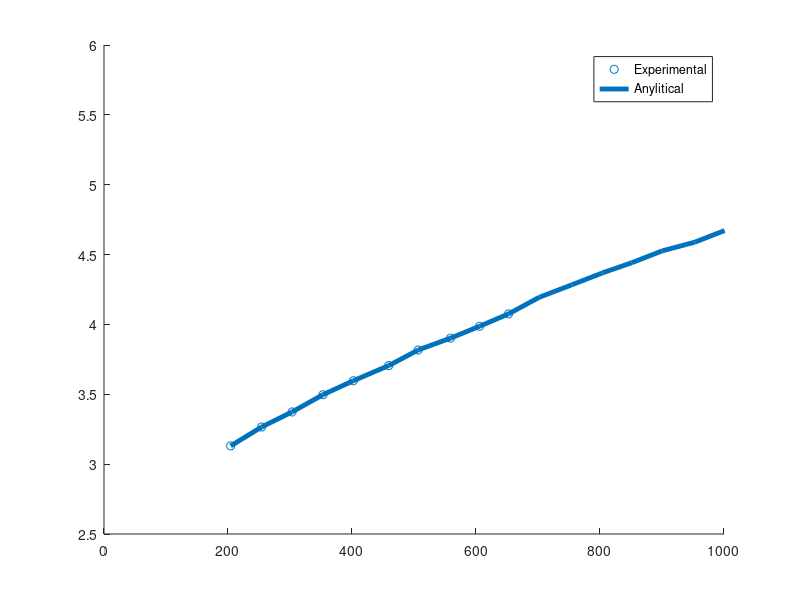
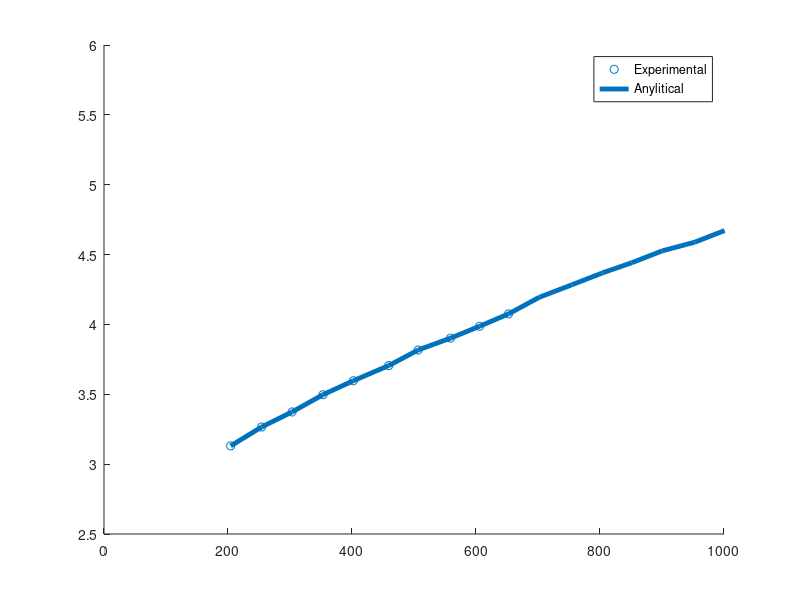
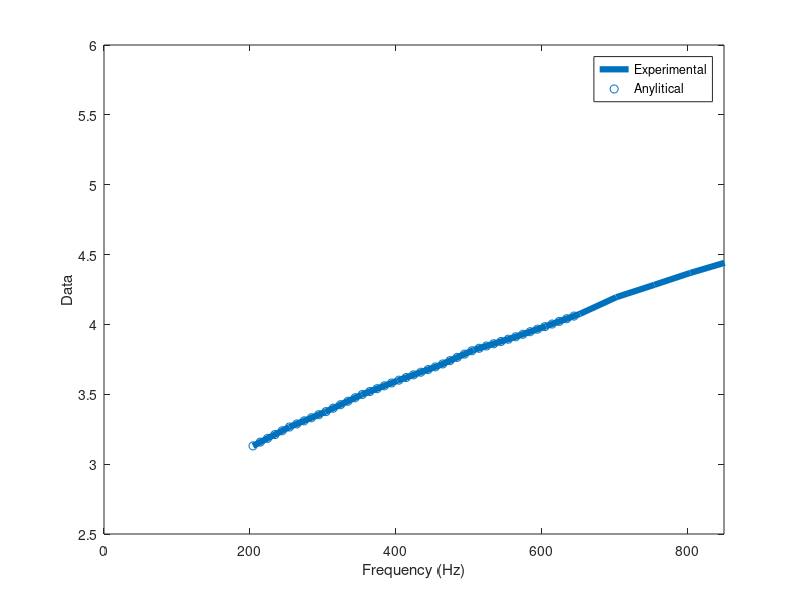

Write MATLAB code to recreate these figures, in order.
clear all;
close all;
clc

load('dataDigital.mat')
load('disp_extracted.mat')


% fre1 = fplot(:,1);

fre1 = dataDigital(:,1);
Cph_exp = dataDigital(:,2);


fre = fre1(fre1<700 & fre1>150);
Cph_exp = Cph_exp(fre1<700 & fre1>150);

DISP_exp = [fre,Cph_exp];



% DISP_exp([4,8],:) = [];

figure
hold on
scatter(DISP_exp(:,1),DISP_exp(:,2))
plot(dataDigital(:,1),dataDigital(:,2),'linewidth',3.5)
legend("Experimental","Anylitical")


xlim([0 1000])
ylim([2.5 6])



save DISP_exp DISP_exp


figure
load('DISP_exp.mat')
hold on
scatter(DISP_exp(:,1),DISP_exp(:,2))
plot(dataDigital(:,1),dataDigital(:,2),'linewidth',3.5)
legend("Experimental","Anylitical")
xlim([0 1000])
ylim([2.5 6])


freq =DISP_exp(:,1);
data = DISP_exp(:,2);


% 定义目标频率间隔，假设你想从第一个频率到最后一个频率以10Hz为间隔
target_freq = min(freq):10:max(freq);

% 对数据进行插值
interp_data = interp1(freq, data, target_freq, 'linear');  % 线性插值

% 绘制原始数据与插值结果
figure;
plot(dataDigital(:,1),dataDigital(:,2),'linewidth',4.5)
hold on;
scatter(target_freq, interp_data);  % 插值后的数据
xlabel('Frequency (Hz)');
ylabel('Data');
legend show;
legend("Experimental","Anylitical")

xlim([0 850])
ylim([2.5 6])

cs2  = 3.13;
feature_FEM  = [cs2, 204, interp_data(:,1:35)*1./cs2];

save feature_FEM feature_FEM
